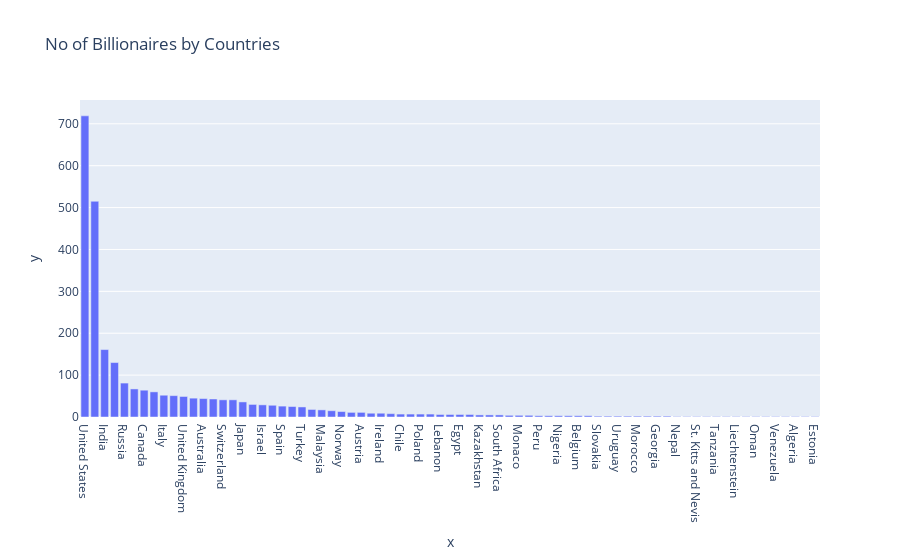

The notebook cell saved with this chart:
### Code cell
databb = df['country'].value_counts()
xbb = databb.index
ybb = databb.values
fig = px.bar(df,x=xbb,y=ybb,title='No of Billionaires by Countries',
            height=500)
fig.show()

### Figure 1 — Plotly figure (JSON) as saved in the notebook; plotly's stock layout.template omitted (floating-point values rounded to 4 significant figures)
{"data": [{"alignmentgroup": "True", "hovertemplate": "x=%{x}<br>y=%{y}<extra></extra>", "legendgroup": "", "marker": {"color": "#636efa", "pattern": {"shape": ""}}, "name": "", "offsetgroup": "", "orientation": "v", "showlegend": false, "textposition": "auto", "type": "bar", "x": ["United States", "China", "India", "Germany", "Russia", "Hong Kong", "Canada", "Brazil", "Italy", "Taiwan", "United Kingdom", "Sweden", "Australia", "France", "Switzerland", "South Korea", "Japan", "Indonesia", "Israel", "Thailand", "Spain", "Singapore", "Turkey", "Philippines", "Malaysia", "Mexico", "Norway", "Netherlands", "Austria", "Czechia", "Ireland", "Denmark", "Chile", "Vietnam", "Poland", "Finland", "Lebanon", "Argentina", "Egypt", "Ukraine", "Kazakhstan", "Romania", "South Africa", "Colombia", "Monaco", "Greece", "Peru", "United Arab Emirates", "Nigeria", "Cyprus", "Belgium", "New Zealand", "Slovakia", "Iceland", "Uruguay", "Qatar", "Morocco", "Bulgaria", "Georgia", "Hungary", "Nepal", "Barbados", "St. Kitts and Nevis", "Macau", "Tanzania", "Belize", "Liechtenstein", "Guernsey", "Oman", "Zimbabwe", "Venezuela", "Portugal", "Algeria", "Eswatini (Swaziland)", "Estonia"], "xaxis": "x", "y": [719, 515, 161, 130, 81, 67, 64, 60, 52, 51, 49, 45, 44, 43, 41, 41, 36, 30, 29, 28, 26, 25, 24, 18, 17, 15, 13, 11, 11, 9, 9, 8, 7, 7, 7, 7, 6, 6, 6, 6, 5, 5, 5, 4, 4, 4, 3, 3, 3, 3, 3, 3, 2, 2, 2, 2, 2, 2, 2, 2, 1, 1, 1, 1, 1, 1, 1, 1, 1, 1, 1, 1, 1, 1, 1], "yaxis": "y"}], "layout": {"autosize": true, "barmode": "relative", "legend": {"tracegroupgap": 0}, "title": {"text": "No of Billionaires by Countries"}, "xaxis": {"anchor": "y", "autorange": true, "domain": [0, 1], "range": [-0.5, 74.5], "title": {"text": "x"}, "type": "category"}, "yaxis": {"anchor": "x", "autorange": true, "domain": [0, 1], "range": [0, 756.8], "title": {"text": "y"}, "type": "linear"}}}
